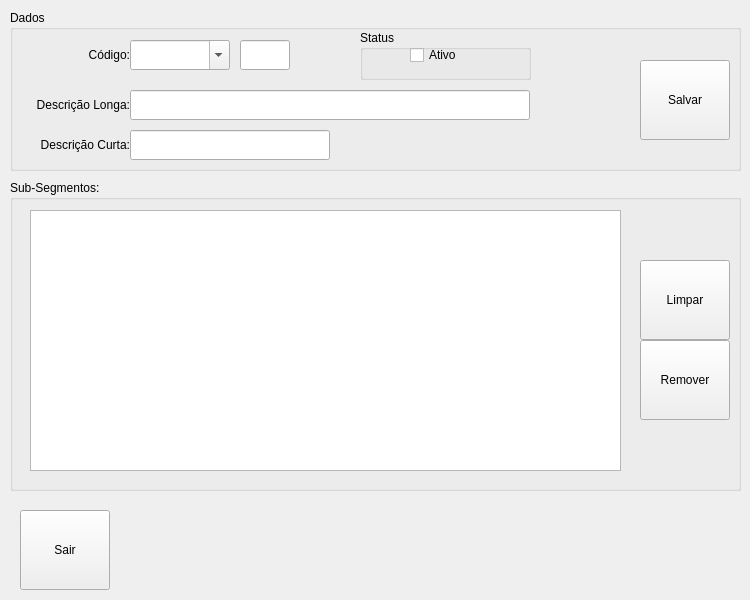
<?xml version="1.0" encoding="UTF-8"?>
<ui version="4.0">
 <class>MngFormSubSegment</class>
 <widget class="QDialog" name="MngFormSubSegment">
  <property name="geometry">
   <rect>
    <x>0</x>
    <y>0</y>
    <width>750</width>
    <height>600</height>
   </rect>
  </property>
  <property name="minimumSize">
   <size>
    <width>750</width>
    <height>600</height>
   </size>
  </property>
  <property name="maximumSize">
   <size>
    <width>750</width>
    <height>600</height>
   </size>
  </property>
  <property name="windowTitle">
   <string>Manutenção - Sub-Segmentos...</string>
  </property>
  <property name="windowIcon">
   <iconset resource="../images.qrc">
    <normaloff>:/images/PNG/128x128/gnome-system-config-128x128.png</normaloff>:/images/PNG/128x128/gnome-system-config-128x128.png</iconset>
  </property>
  <widget class="QGroupBox" name="GBoxViewSubSegments">
   <property name="geometry">
    <rect>
     <x>10</x>
     <y>180</y>
     <width>731</width>
     <height>311</height>
    </rect>
   </property>
   <property name="title">
    <string>Sub-Segmentos:</string>
   </property>
   <widget class="QTableView" name="TableViewItemSubSegments">
    <property name="geometry">
     <rect>
      <x>20</x>
      <y>30</y>
      <width>591</width>
      <height>261</height>
     </rect>
    </property>
    <property name="toolTip">
     <string>Sub-Segmentos Atuais...</string>
    </property>
   </widget>
   <widget class="QToolButton" name="TButtonRemoveSubSegments">
    <property name="geometry">
     <rect>
      <x>630</x>
      <y>160</y>
      <width>90</width>
      <height>80</height>
     </rect>
    </property>
    <property name="toolTip">
     <string>Fazer Remoção do Item selecionado da Tabela...</string>
    </property>
    <property name="text">
     <string>Remover</string>
    </property>
    <property name="icon">
     <iconset resource="../images.qrc">
      <normaloff>:/images/PNG/48x48/delete-48x48.png</normaloff>:/images/PNG/48x48/delete-48x48.png</iconset>
    </property>
    <property name="iconSize">
     <size>
      <width>48</width>
      <height>48</height>
     </size>
    </property>
    <property name="toolButtonStyle">
     <enum>Qt::ToolButtonTextUnderIcon</enum>
    </property>
   </widget>
   <widget class="QToolButton" name="TButtonCleanSubSegments">
    <property name="geometry">
     <rect>
      <x>630</x>
      <y>80</y>
      <width>90</width>
      <height>80</height>
     </rect>
    </property>
    <property name="toolTip">
     <string>Permite Limpar os Campos e Atualizar a Janela de Manutenção...</string>
    </property>
    <property name="text">
     <string>Limpar</string>
    </property>
    <property name="icon">
     <iconset resource="../images.qrc">
      <normaloff>:/images/PNG/48x48/Rebuild-48x48.png</normaloff>:/images/PNG/48x48/Rebuild-48x48.png</iconset>
    </property>
    <property name="iconSize">
     <size>
      <width>48</width>
      <height>48</height>
     </size>
    </property>
    <property name="toolButtonStyle">
     <enum>Qt::ToolButtonTextUnderIcon</enum>
    </property>
   </widget>
  </widget>
  <widget class="QGroupBox" name="GBoxDataSubSegments">
   <property name="geometry">
    <rect>
     <x>10</x>
     <y>10</y>
     <width>731</width>
     <height>161</height>
    </rect>
   </property>
   <property name="acceptDrops">
    <bool>true</bool>
   </property>
   <property name="toolTip">
    <string/>
   </property>
   <property name="title">
    <string>Dados</string>
   </property>
   <widget class="QLabel" name="LabelCodeSubSegments">
    <property name="geometry">
     <rect>
      <x>0</x>
      <y>30</y>
      <width>120</width>
      <height>30</height>
     </rect>
    </property>
    <property name="text">
     <string>Código:</string>
    </property>
    <property name="alignment">
     <set>Qt::AlignRight|Qt::AlignTrailing|Qt::AlignVCenter</set>
    </property>
   </widget>
   <widget class="QLabel" name="LabelLongNameSubSegments">
    <property name="geometry">
     <rect>
      <x>0</x>
      <y>80</y>
      <width>120</width>
      <height>30</height>
     </rect>
    </property>
    <property name="text">
     <string>Descrição Longa:</string>
    </property>
    <property name="alignment">
     <set>Qt::AlignRight|Qt::AlignTrailing|Qt::AlignVCenter</set>
    </property>
   </widget>
   <widget class="QLabel" name="LabelShortNameSubSegments">
    <property name="geometry">
     <rect>
      <x>0</x>
      <y>120</y>
      <width>120</width>
      <height>30</height>
     </rect>
    </property>
    <property name="text">
     <string>Descrição Curta:</string>
    </property>
    <property name="alignment">
     <set>Qt::AlignRight|Qt::AlignTrailing|Qt::AlignVCenter</set>
    </property>
   </widget>
   <widget class="QToolButton" name="TButtonSaveSubSegments">
    <property name="geometry">
     <rect>
      <x>630</x>
      <y>50</y>
      <width>90</width>
      <height>80</height>
     </rect>
    </property>
    <property name="toolTip">
     <string>Salvar os dados para o Formulário...</string>
    </property>
    <property name="text">
     <string>Salvar</string>
    </property>
    <property name="icon">
     <iconset resource="../images.qrc">
      <normaloff>:/images/PNG/48x48/Filesave-48x48.png</normaloff>:/images/PNG/48x48/Filesave-48x48.png</iconset>
    </property>
    <property name="iconSize">
     <size>
      <width>48</width>
      <height>48</height>
     </size>
    </property>
    <property name="toolButtonStyle">
     <enum>Qt::ToolButtonTextUnderIcon</enum>
    </property>
   </widget>
   <widget class="QComboBox" name="CBoxCodeSubSegments">
    <property name="geometry">
     <rect>
      <x>120</x>
      <y>30</y>
      <width>100</width>
      <height>30</height>
     </rect>
    </property>
    <property name="toolTip">
     <string>Informar um Código para o Sub-Segmento...</string>
    </property>
    <property name="editable">
     <bool>true</bool>
    </property>
   </widget>
   <widget class="QLineEdit" name="LEditSubSegmentsID">
    <property name="geometry">
     <rect>
      <x>230</x>
      <y>30</y>
      <width>50</width>
      <height>30</height>
     </rect>
    </property>
   </widget>
   <widget class="QLineEdit" name="LEditLongNameSubSegments">
    <property name="geometry">
     <rect>
      <x>120</x>
      <y>80</y>
      <width>400</width>
      <height>30</height>
     </rect>
    </property>
    <property name="toolTip">
     <string>Informar uma Nome/Descrição para o Sub-Segmento...</string>
    </property>
   </widget>
   <widget class="QLineEdit" name="LEditShortNameSubSegments">
    <property name="geometry">
     <rect>
      <x>120</x>
      <y>120</y>
      <width>200</width>
      <height>30</height>
     </rect>
    </property>
    <property name="toolTip">
     <string>Informar o Nome Curto/Sigla/Apelido para o Sub-Segmento...</string>
    </property>
   </widget>
   <widget class="QGroupBox" name="GBoxStatusActiveSubSegments">
    <property name="geometry">
     <rect>
      <x>350</x>
      <y>20</y>
      <width>171</width>
      <height>50</height>
     </rect>
    </property>
    <property name="title">
     <string>Status</string>
    </property>
    <widget class="QCheckBox" name="CheckBoxStatusActiveSubSegments">
     <property name="geometry">
      <rect>
       <x>50</x>
       <y>10</y>
       <width>100</width>
       <height>30</height>
      </rect>
     </property>
     <property name="toolTip">
      <string>Permite Ativar/Desativar  o Sub-Segmento...</string>
     </property>
     <property name="text">
      <string>Ativo</string>
     </property>
    </widget>
   </widget>
  </widget>
  <widget class="QToolButton" name="TButtonExitSubSegments">
   <property name="geometry">
    <rect>
     <x>20</x>
     <y>510</y>
     <width>90</width>
     <height>80</height>
    </rect>
   </property>
   <property name="toolTip">
    <string>Permite Sair da Janela de Manutenção...</string>
   </property>
   <property name="text">
    <string>Sair</string>
   </property>
   <property name="icon">
    <iconset resource="../images.qrc">
     <normaloff>:/images/PNG/48x48/Exithome-48x48.png</normaloff>:/images/PNG/48x48/Exithome-48x48.png</iconset>
   </property>
   <property name="iconSize">
    <size>
     <width>48</width>
     <height>48</height>
    </size>
   </property>
   <property name="toolButtonStyle">
    <enum>Qt::ToolButtonTextUnderIcon</enum>
   </property>
  </widget>
 </widget>
 <resources>
  <include location="../images.qrc"/>
 </resources>
 <connections/>
</ui>
